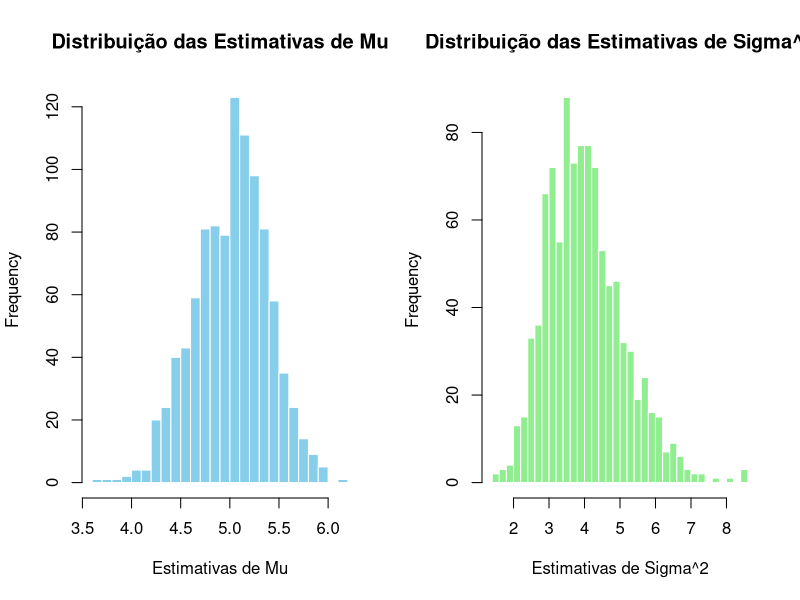
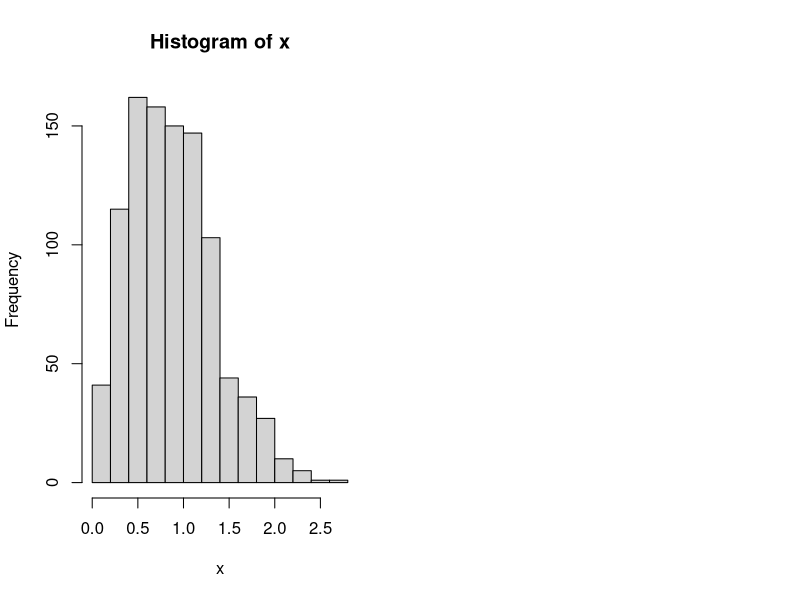

Write the R code that produced these figures, in order.
## ---- chunk 1
# Definindo os Parâmetros Verdadeiros
set.seed(123456789)  # Para replicabilidade
true_mu <- 5       # Média verdadeira
true_sigma <- 2    # Desvio padrão verdadeiro
n <- 30            # Tamanho da amostra
n_simulations <- 1000  # Número de simulações

# Inicializando vetores para armazenar as estimativas de mu e sigma^2
mu_estimates <- numeric(n_simulations)
sigma2_estimates <- numeric(n_simulations)

# Simulação de Monte Carlo
for (i in 1:n_simulations) {
  # Gerando uma amostra da distribuição normal
  sample <- rnorm(n, mean = true_mu, sd = true_sigma)
  
  # Calculando estimativas para a média e variância amostral
  mu_estimates[i] <- mean(sample)
  sigma2_estimates[i] <- var(sample)  # var() em R calcula a variância amostral (divisão por n-1)
}
# Análise dos Resultados
mean_mu_estimate <- mean(mu_estimates)
mean_sigma2_estimate <- mean(sigma2_estimates)
sd_mu_estimate <- sd(mu_estimates)
sd_sigma2_estimate <- sd(sigma2_estimates)

cat("Estimativa da média (mu):", mean_mu_estimate, "\n")
cat("Erro padrão da média estimada:", sd_mu_estimate, "\n")
cat("Estimativa da variância (sigma^2):", mean_sigma2_estimate, "\n")
cat("Erro padrão da variância estimada:", sd_sigma2_estimate, "\n")

# Visualização das Distribuições das Estimativas
par(mfrow = c(1, 2))  # Dividir a área de plotagem em 2 gráficos
hist(mu_estimates, breaks = 30, main = "Distribuição das Estimativas de Mu",
     xlab = "Estimativas de Mu", col = "skyblue", border = "white")
hist(sigma2_estimates, breaks = 30, main = "Distribuição das Estimativas de Sigma^2",
     xlab = "Estimativas de Sigma^2", col = "lightgreen", border = "white")

## ---- chunk 2
## Modelo Weibull:

set.seed(1234567890)

n <- 1000 # tamanho da amostra
a.p <- 2  # forma
s.p <- 1  # escala
x <- rweibull(n, shape = a.p, scale = 1/(s.p^a.p))  # dados gerados
hist(x)
## ---- chunk 3
logWeibull <- function(theta, dados){
  a <- theta[1]
  s <- theta[2]
  n <- length(dados)
  x <- dados
  
  l <- n*log(a)+n*log(s)+(a-1)*sum(log(x))-s*sum((x)^a) 
  return(-l)
}
## ---- chunk 4
theta0 <- c(3, 2) # Chute inicial
est <- optim(par = theta0, fn = logWeibull, gr =NULL , method ="BFGS" , 
      hessian = TRUE, dados=x)

est$par
est$hessian
## ---- chunk 5
ep <- sqrt(diag(solve(est$hessian)))
ep
